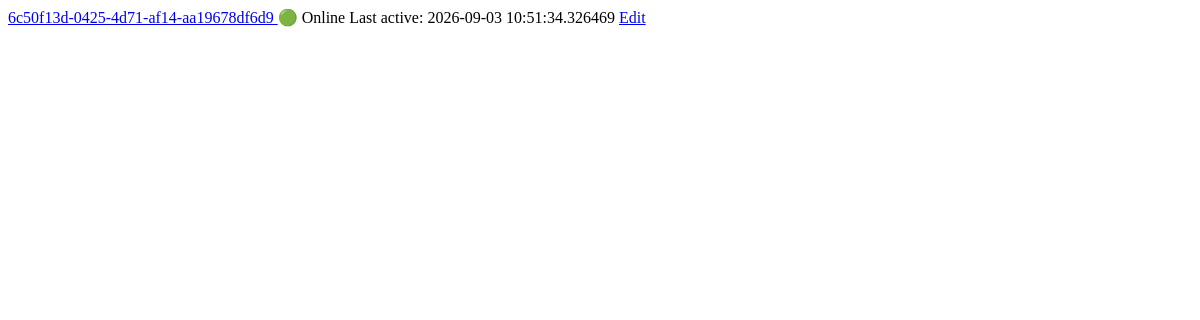
Before: /dashboard/beacons/status with the older database file.
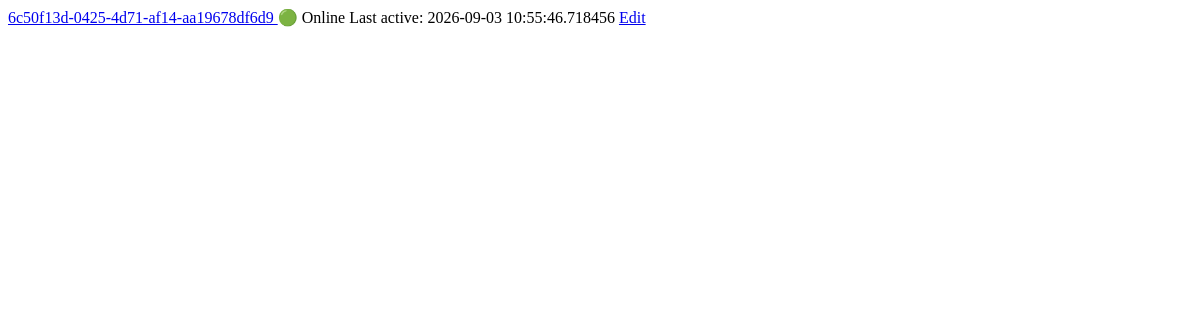
After: the same page with the newer database file.
### db_manager.py (models this page shows)
class Base(DeclarativeBase):
    pass

class Beacon(Base):
    __tablename__ = "beacons"
    id: Mapped[str] = mapped_column(String, primary_key=True)
    public_key: Mapped[str] = mapped_column(String)
    system_info: Mapped[str] = mapped_column(String)
    registered_at: Mapped[datetime] = mapped_column(DateTime)
    last_active: Mapped[datetime] = mapped_column(DateTime)
    status: Mapped[str] = mapped_column(String, default="offline")

### dashboard.py (the view)
@dashboard.route("/beacons/status")
def beacon_status():
    with get_session() as session:
        beacons = (
            session.query(Beacon)
            .order_by(
                Beacon.status.desc(),
                Beacon.last_active.desc()
            )
            .all()
        )
    return render_template("partials/beacon_list.html", beacons=beacons)

### db_manager.py (called while the page is built)
def get_session():
    return Session(engine)

### templates/partials/beacon_list.html
{% if beacons %}
    {% for beacon in beacons %}
        <div class="beacon">
            <a href="{{ url_for('dashboard.beacon_details', beacon_id=beacon.id) }}">
                {{ beacon.id }}
            </a>
            {% if beacon.status == "online" %}
                <span>🟢 Online</span>
            {% else %}
                <span>⚫ Offline</span>
            {% endif %}
            <span>
                Last active: {{ beacon.last_active }}
            </span>
            <a href="{{ url_for('dashboard.edit_beacon', beacon_id=beacon.id) }}">
                Edit
            </a>
        </div>
    {% endfor %}
{% else %}
    <p>No beacons registered.</p>
{% endif %}

Changed rows visible on the page:
changed Beacon "6c50f13d-0425-4d71-af14-aa19678df6d9": last_active "2026-09-03 10:51:34.326469" → "2026-09-03 10:55:46.718456"
